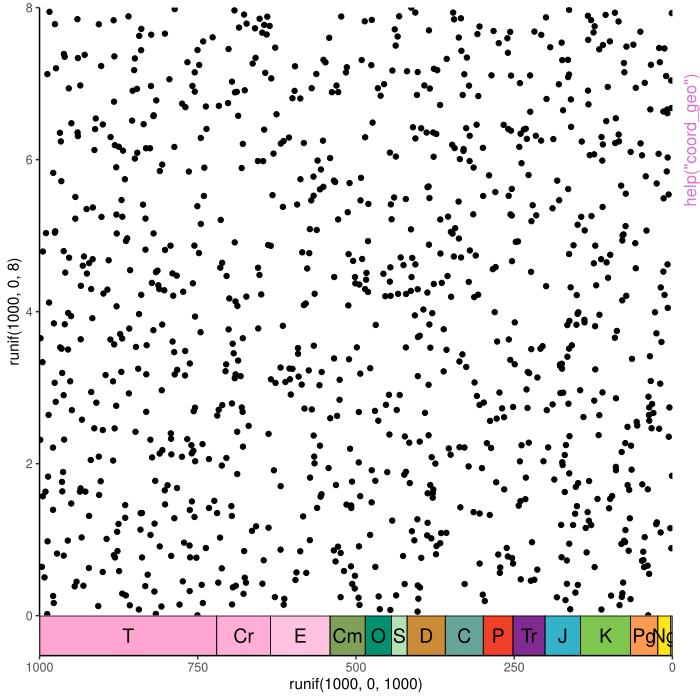

Write R code to recreate this figure.
pkgname <- "deeptime"
source(file.path(R.home("share"), "R", "examples-header.R"))
options(warn = 1)
library('deeptime')

base::assign(".oldSearch", base::search(), pos = 'CheckExEnv')
base::assign(".old_wd", base::getwd(), pos = 'CheckExEnv')
cleanEx()
nameEx("coord_geo")
### * coord_geo

flush(stderr()); flush(stdout())

### Name: coord_geo
### Title: Transformed coordinate system with geological timescale
### Aliases: coord_geo CoordGeo
### Keywords: datasets

### ** Examples

library(ggplot2)
#single scale on bottom
ggplot() +
  geom_point(aes(y = runif(1000, 0, 8), x = runif(1000, 0, 1000))) +
  scale_x_reverse() +
  coord_geo(xlim = c(1000, 0), ylim = c(0,8)) +
  theme_classic()

#stack multiple scales
ggplot() +
  geom_point(aes(y = runif(1000, 0, 8), x = runif(1000, 0, 100))) +
  scale_x_reverse() +
  coord_geo(xlim = c(100, 0), ylim = c(0,8), pos = as.list(rep("bottom", 3)),
  dat = list("stages", "epochs", "periods"),
  height = list(unit(4, "lines"), unit(4, "lines"), unit(2, "line")),
  rot = list(90, 90, 0), size = list(2.5, 2.5, 5), abbrv = FALSE) +
  theme_classic()



cleanEx()
nameEx("coord_trans_flip")
### * coord_trans_flip

flush(stderr()); flush(stdout())

### Name: coord_trans_flip
### Title: Transformed and flipped Cartesian coordinate system
### Aliases: coord_trans_flip CoordTransFlip
### Keywords: datasets

### ** Examples

library(ggplot2)
ggplot(mtcars, aes(disp, wt)) +
  geom_point() +
  coord_trans_flip(x = "log10", y = "log10")



cleanEx()
nameEx("coord_trans_xy")
### * coord_trans_xy

flush(stderr()); flush(stdout())

### Name: coord_trans_xy
### Title: Transformed XY Cartesian coordinate system
### Aliases: coord_trans_xy CoordTransXY
### Keywords: datasets

### ** Examples

#make transformer
library(ggforce)
trans <- linear_trans(shear(2, 0), rotate(-pi / 3))

#set up data to be plotted
square <- data.frame(x = c(0, 0, 4, 4), y = c(0, 1, 1, 0))
points <- data.frame(x = runif(100, 0, 4), y = runif(100, 0, 1))

#plot data normally
library(ggplot2)
ggplot(data = points, aes(x = x, y = y)) +
  geom_polygon(data = square, fill = NA, color = "black") +
  geom_point(color = 'black') +
  coord_cartesian(expand = FALSE) +
  theme_classic()

#plot data with transformation
ggplot(data = points, aes(x = x, y = y)) +
  geom_polygon(data = square, fill = NA, color = "black") +
  geom_point(color = 'black') +
  coord_trans_xy(trans = trans, expand = FALSE) +
  theme_classic()



cleanEx()
nameEx("disparity_through_time")
### * disparity_through_time

flush(stderr()); flush(stdout())

### Name: disparity_through_time
### Title: Disparity through time plot using lattice
### Aliases: disparity_through_time

### ** Examples

g <- data.frame(x = runif(100, 0, 60), y = runif(100,0,10),
                z = factor(rep(periods$name[1:5], each=20),
                levels = periods$name[1:5]))
disparity_through_time(z~x*y, data = g, groups = z, aspect = c(1.5,2),
                       xlim = c(0,60), ylim = c(0,10), col.regions = "lightgreen",
                       col.point = c("red","blue"))



cleanEx()
nameEx("ggarrange2")
### * ggarrange2

flush(stderr()); flush(stdout())

### Name: ggarrange2
### Title: ggarrange2
### Aliases: ggarrange2

### ** Examples

library(ggplot2)
p1 <- ggplot(mtcars, aes(mpg, wt, colour = factor(cyl))) +
  geom_point()
p2 <- ggplot(mtcars, aes(mpg, wt, colour = factor(cyl))) +
  geom_point() + facet_wrap( ~ cyl, ncol=2, scales = 'free') +
  guides(colour='none') +
  theme()
ggarrange2(p1, p2, widths = c(2,1), labels = c('a', 'b'))

p3 <- ggplot() +
  geom_point(aes(y = runif(1000, 0, 8), x = runif(1000, 0, 1000))) +
 scale_x_reverse() +
 coord_geo(xlim = c(1000, 0), ylim = c(0,8)) +
 theme_classic()
ggarrange2(ggarrange2(p1, p2, widths = c(2,1), draw = FALSE), p3, nrow = 2)



cleanEx()
nameEx("gggeo_scale")
### * gggeo_scale

flush(stderr()); flush(stdout())

### Name: gggeo_scale
### Title: Add a geologic scale to ggplots
### Aliases: gggeo_scale gggeo_scale.gtable gggeo_scale.ggplot
###   gggeo_scale.geo_scale print.geo_scale

### ** Examples

library(ggplot2)
# bottom scale by default
p <- ggplot() +
  geom_point(aes(y = runif(1000, 0, 8), x = runif(1000, 0, 1000))) +
  scale_x_reverse() +
  coord_cartesian(xlim = c(1000, 0), ylim = c(0, 8), expand = FALSE) +
  theme_classic()
gggeo_scale(p)

# can specify any side of the plot
p <- ggplot() +
 geom_point(aes(x = runif(1000, 0, 8), y = runif(1000, 0, 1000))) +
 scale_y_reverse() +
 coord_cartesian(xlim = c(0, 8), ylim = c(1000, 0), expand = FALSE) +
 theme_classic()
gggeo_scale(p, pos = "left", rot = 90)

# can add multiple scales
p <- ggplot() +
  geom_point(aes(y = runif(1000, 0, 8), x = runif(1000, 0, 100))) +
  scale_x_reverse() +
  coord_cartesian(xlim = c(100, 0), ylim = c(0, 8), expand = FALSE) +
  theme_classic()
p <- gggeo_scale(p, abbrv = FALSE)
p <- gggeo_scale(p, dat = "epochs", height = unit(4, "lines"), rot = 90, size = 2.5, abbrv = FALSE)
gggeo_scale(p, dat = "stages", height = unit(4, "lines"), rot = 90, size = 2.5, abbrv = FALSE)

# intervals on both sides for different timescales (ICS stages vs North American Land Mammal Ages)
p <- ggplot() +
  geom_point(aes(x = runif(1000, 0, 10), y = runif(1000, 0, 65))) +
  scale_y_reverse() +
  coord_cartesian(xlim = c(0, 10), ylim = c(65, 0), expand = FALSE) +
  theme_classic()
p <- gggeo_scale(p, dat = "stages", pos = "left", height = unit(4, "lines"), size = 2.5,
                 abbrv = FALSE)
gggeo_scale(p, dat = "North American Land Mammal Ages", pos = "right", height = unit(4, "lines"),
            size = 2.5, abbrv = FALSE)

#can add scales to a faceted plot
#use gggeo_scale_old() if you have more than one column
df <- data.frame(x = runif(1000, 0, 541), y = runif(1000, 0, 8),
                 z = sample(c(1, 2, 3, 4), 1000, TRUE))
p <- ggplot(df) +
  geom_point(aes(x, y)) +
  scale_x_reverse() +
  coord_cartesian(xlim = c(541, 0), ylim = c(0, 8), expand = FALSE) +
  theme_classic() +
  facet_wrap(~z, ncol = 1)
gggeo_scale(p)

#can even add a scale to a phylogeny (using ggtree)
## Don't show: 
if (require(ggtree)) (if (getRversion() >= "3.4") withAutoprint else force)({ # examplesIf
## End(Don't show)
library(phytools)
library(ggtree)
tree <- pbtree(b = .03, d = .01,  n=100)
p <- ggtree(tree) +
  coord_cartesian(xlim = c(-500, 0), ylim = c(-2, Ntip(tree)), expand = FALSE) +
  scale_x_continuous(breaks=seq(-500, 0, 100), labels=abs(seq(-500, 0, 100))) +
  theme_tree2()
p <- revts(p)
gggeo_scale(p, neg = TRUE)
## Don't show: 
}) # examplesIf
## End(Don't show)



cleanEx()
nameEx("gggeo_scale_old")
### * gggeo_scale_old

flush(stderr()); flush(stdout())

### Name: gggeo_scale_old
### Title: Add a geologic scale to ggplots (old version)
### Aliases: gggeo_scale_old

### ** Examples

library(ggplot2)
# bottom scale by default
p <- ggplot() +
  geom_point(aes(y = runif(1000, .5, 8), x = runif(1000, 0, 1000))) +
  scale_x_reverse() +
  coord_cartesian(xlim = c(0, 1000), ylim = c(0,8), expand = FALSE) +
  theme_classic()
gggeo_scale_old(p)

# can specify any side of the plot
p <- ggplot() +
 geom_point(aes(x = runif(1000, .5, 8), y = runif(1000, 0, 1000))) +
 scale_y_reverse() +
 coord_cartesian(xlim = c(0, 8), ylim = c(0,1000), expand = FALSE) +
 theme_classic()
gggeo_scale_old(p, pos = "left", rot = 90)

# can add multiple scales
p <- ggplot() +
  geom_point(aes(y = runif(1000, 1, 8), x = runif(1000, 0, 1000))) +
  scale_x_reverse() +
  coord_cartesian(xlim = c(0, 100), ylim = c(0,8), expand = FALSE) +
  theme_classic()
p <- gggeo_scale_old(p, height = .03, abbrv = FALSE)
p <- gggeo_scale_old(p, dat = "epochs", gap = .03, height = .1, rot = 90, size = 2.5, abbrv = FALSE)

# intervals on both sides for different timescales (ICS stages vs North American Land Mammal Ages)
p <- ggplot() +
  geom_point(aes(x = runif(1000, 1, 9), y = runif(1000, 0, 65))) +
  scale_y_reverse() +
  coord_cartesian(xlim = c(0, 10), ylim = c(0,65), expand = FALSE) +
  theme_classic()
p <- gggeo_scale_old(p, dat = "stages", pos = "left", height = .1, size = 2.5, abbrv = FALSE)
gggeo_scale_old(p, dat = "North American Land Mammal Ages", pos = "right", height = .1, size = 2.5,
                abbrv = FALSE)

#can add scales to a faceted plot
df <- data.frame(x = runif(1000,0,541), y = runif(1000,.5,8), z = sample(c(1,2,3,4), 1000, TRUE))
p <- ggplot(df) +
  geom_point(aes(x, y)) +
  scale_x_reverse() +
  coord_cartesian(xlim = c(0, 541), ylim = c(0,8), expand = FALSE) +
  theme_classic() +
  facet_wrap(~z, nrow = 2)
gggeo_scale_old(p)

## Don't show: 
if (require(ggtree)) (if (getRversion() >= "3.4") withAutoprint else force)({ # examplesIf
## End(Don't show)
#can even add a scale to a phylogeny (using ggtree)
library(phytools)
library(ggtree)
tree <- pbtree(b = .03, d = .01,  n=100)
p <- ggtree(tree) +
 coord_cartesian(xlim = c(0,-500), ylim = c(-10,Ntip(tree)), expand = FALSE) +
 scale_x_continuous(breaks=seq(-500,0,100), labels=abs(seq(-500,0,100))) +
 theme_tree2()
p <- revts(p)
gggeo_scale_old(p, neg = TRUE)
## Don't show: 
}) # examplesIf
## End(Don't show)



cleanEx()
nameEx("gtable_frame2")
### * gtable_frame2

flush(stderr()); flush(stdout())

### Name: gtable_frame2
### Title: gtable_frame2
### Aliases: gtable_frame2

### ** Examples

library(grid)
library(gridExtra)
library(ggplot2)
p1 <- ggplot(mtcars, aes(mpg, wt, colour = factor(cyl))) +
  geom_point()

p2 <- ggplot(mtcars, aes(mpg, wt, colour = factor(cyl))) +
  geom_point() + facet_wrap( ~ cyl, ncol=2, scales = 'free') +
  guides(colour='none') +
  theme()

p3 <- ggplot(mtcars, aes(mpg, wt, colour = factor(cyl))) +
  geom_point() + facet_grid(. ~ cyl, scales = 'free')

g1 <- ggplotGrob(p1);
g2 <- ggplotGrob(p2);
g3 <- ggplotGrob(p3);
fg1 <- gtable_frame2(g1)
fg2 <- gtable_frame2(g2)
fg12 <- gtable_frame2(gtable_rbind(fg1,fg2), width=unit(2,'null'), height=unit(1,'null'))
fg3 <- gtable_frame2(g3, width=unit(1,'null'), height=unit(1,'null'))
grid.newpage()
combined <- gtable_cbind(fg12, fg3)
grid.draw(combined)



### * <FOOTER>
###
cleanEx()
options(digits = 7L)
base::cat("Time elapsed: ", proc.time() - base::get("ptime", pos = 'CheckExEnv'),"\n")
grDevices::dev.off()
###
### Local variables: ***
### mode: outline-minor ***
### outline-regexp: "\\(> \\)?### [*]+" ***
### End: ***
quit('no')
